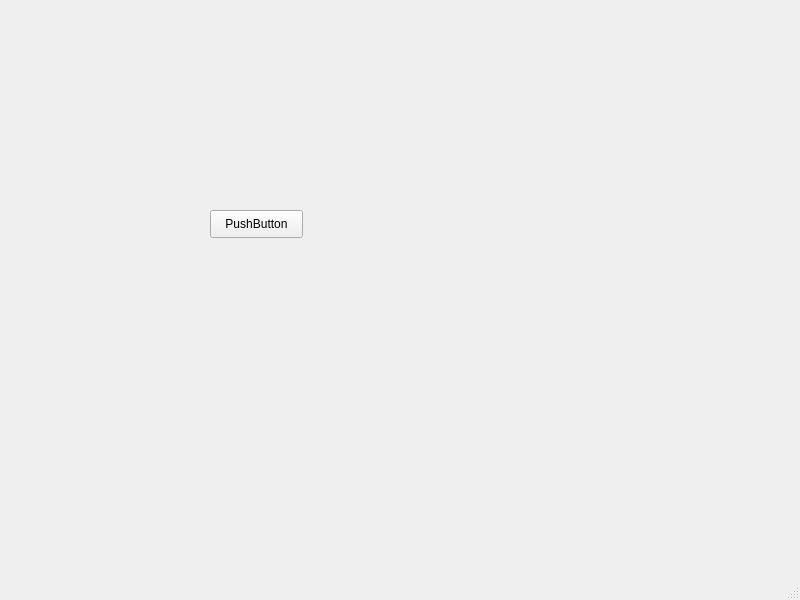
<?xml version="1.0" encoding="UTF-8"?>
<ui version="4.0">
 <class>hellodialog</class>
 <widget class="QMainWindow" name="hellodialog">
  <property name="geometry">
   <rect>
    <x>0</x>
    <y>0</y>
    <width>800</width>
    <height>600</height>
   </rect>
  </property>
  <property name="windowTitle">
   <string>hellodialog</string>
  </property>
  <widget class="QWidget" name="centralwidget">
   <widget class="QPushButton" name="pushButton">
    <property name="geometry">
     <rect>
      <x>210</x>
      <y>210</y>
      <width>93</width>
      <height>28</height>
     </rect>
    </property>
    <property name="text">
     <string>PushButton</string>
    </property>
   </widget>
  </widget>
  <widget class="QMenuBar" name="menubar">
   <property name="geometry">
    <rect>
     <x>0</x>
     <y>0</y>
     <width>800</width>
     <height>26</height>
    </rect>
   </property>
  </widget>
  <widget class="QStatusBar" name="statusbar"/>
 </widget>
 <resources/>
 <connections/>
</ui>
